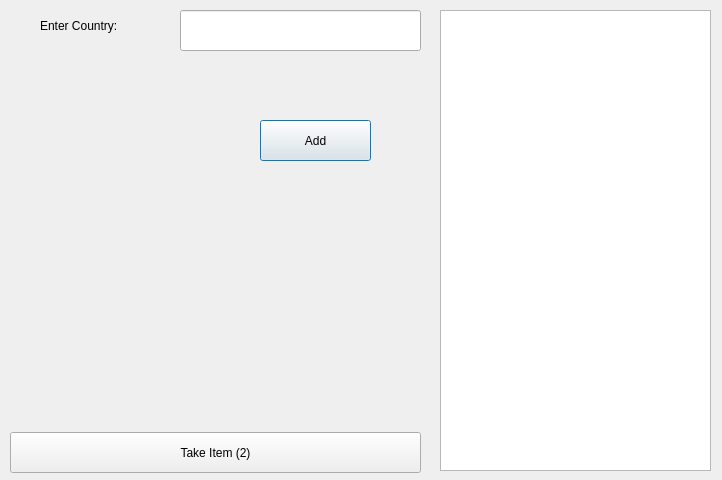
<?xml version="1.0" encoding="UTF-8"?>
<ui version="4.0">
 <class>Dialog</class>
 <widget class="QDialog" name="Dialog">
  <property name="geometry">
   <rect>
    <x>0</x>
    <y>0</y>
    <width>722</width>
    <height>480</height>
   </rect>
  </property>
  <property name="windowTitle">
   <string>Dialog</string>
  </property>
  <widget class="QLineEdit" name="lineEdit">
   <property name="geometry">
    <rect>
     <x>180</x>
     <y>10</y>
     <width>241</width>
     <height>41</height>
    </rect>
   </property>
  </widget>
  <widget class="QPushButton" name="pushButton">
   <property name="geometry">
    <rect>
     <x>260</x>
     <y>120</y>
     <width>111</width>
     <height>41</height>
    </rect>
   </property>
   <property name="text">
    <string>Add</string>
   </property>
  </widget>
  <widget class="QListWidget" name="listWidget">
   <property name="geometry">
    <rect>
     <x>440</x>
     <y>10</y>
     <width>271</width>
     <height>461</height>
    </rect>
   </property>
  </widget>
  <widget class="QLabel" name="label">
   <property name="geometry">
    <rect>
     <x>40</x>
     <y>10</y>
     <width>111</width>
     <height>31</height>
    </rect>
   </property>
   <property name="text">
    <string>Enter Country:</string>
   </property>
  </widget>
  <widget class="QPushButton" name="pushButton_2">
   <property name="geometry">
    <rect>
     <x>10</x>
     <y>432</y>
     <width>411</width>
     <height>41</height>
    </rect>
   </property>
   <property name="text">
    <string>Take Item (2)</string>
   </property>
  </widget>
 </widget>
 <resources/>
 <connections/>
</ui>
